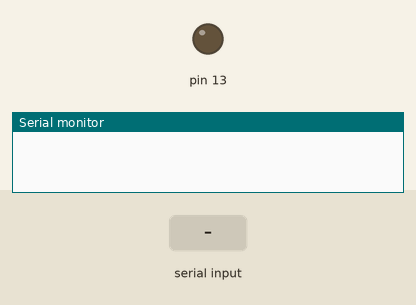
Bench run of a sketch on a simulated Arduino Uno, built with avr-gcc and run on an emulated ATmega328P. On the bench: output pins drawn as LEDs (lit = HIGH), the last lines printed to the serial monitor. Inputs (shaded band) come from the test bench.

Above: at 1.2 s.
1.3 s: "1" received over Serial
At 1.9 s:
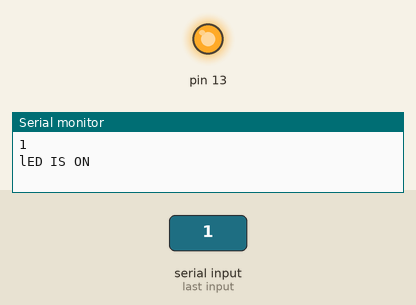
2.9 s: "0" received over Serial
At 4.3 s:
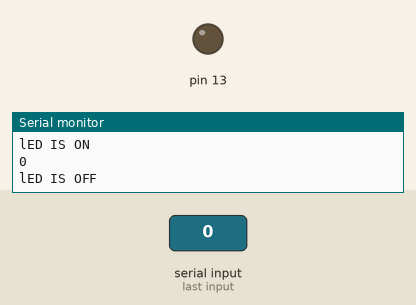
Timing chart, 0 to 5.9 s (numbered marks = the images above; inputs shaded):
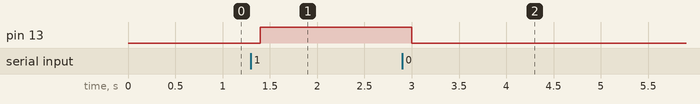

Measured:
- after the input at 1.3 s, pin 13: LOW → HIGH after 0.10 s
- after the input at 2.9 s, pin 13: HIGH → LOW after 0.10 s

The sketch:

bluetooth_arduino.ino
```cpp
char Incoming_value = 0;

void setup()
{
  Serial.begin(9600);
  pinMode(13, OUTPUT);
}

void loop()
{
  if(Serial.available() > 0)
  {
    Incoming_value = Serial.read();
    Serial.println(Incoming_value);
    if(Incoming_value == '1')
    {
      digitalWrite(13, HIGH);
      Serial.println("lED IS ON");
    }
    if(Incoming_value == '0')
    {
      digitalWrite(13, LOW);
      Serial.println("lED IS OFF");
    }
  }
  delay(100);
  Serial.flush();
}
```
